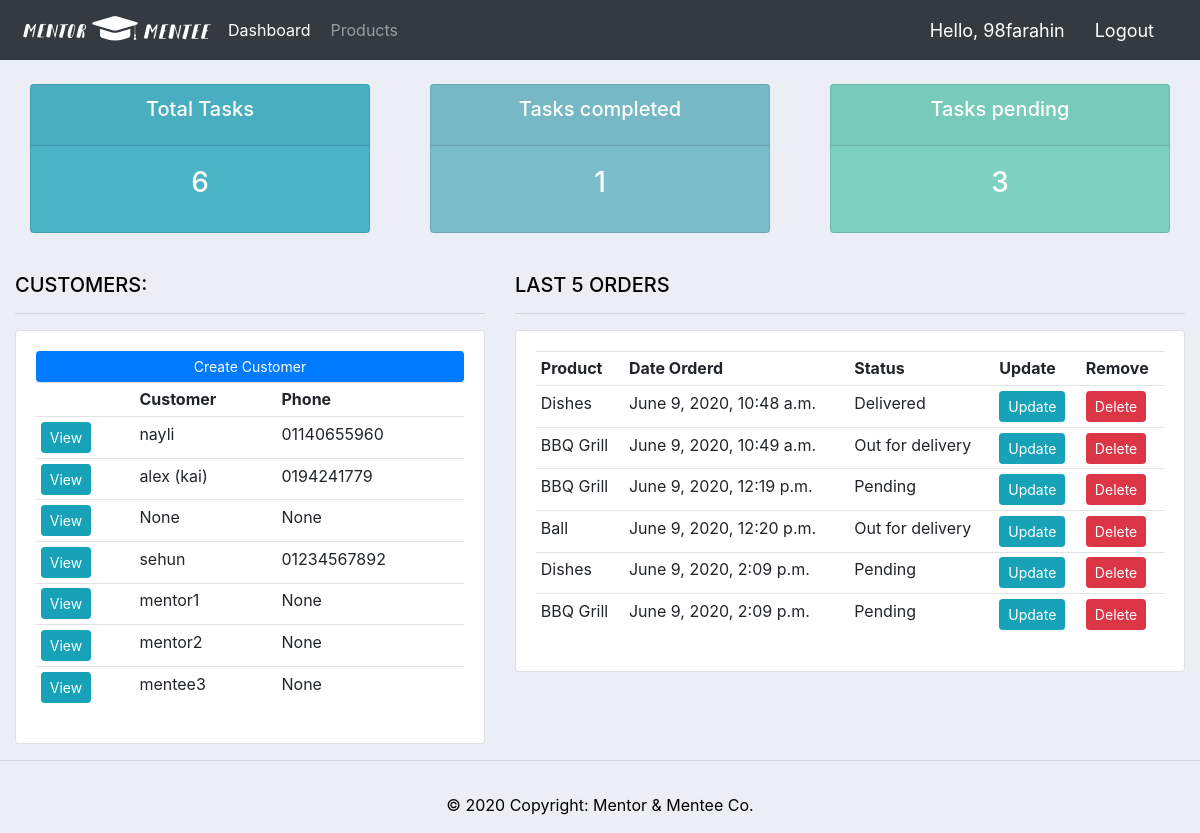
The app's page / (signed in) with its own data.
### accounts/models.py (models this page shows, shortened)
class Customer(models.Model):
	user = models.OneToOneField(User, null=True, blank=True, on_delete=models.CASCADE)
	name = models.CharField(max_length=200, null=True)
	phone = models.CharField(max_length=200, null=True)
	email = models.CharField(max_length=200, null=True)
	profile_pic = models.ImageField(default="profile1.jpg", null=True, blank=True)
	date_created = models.DateTimeField(auto_now_add=True, null=True)

class Order(models.Model):
	STATUS = (
			('Pending', 'Pending'),
			('Out for delivery', 'Out for delivery'),
			('Delivered', 'Delivered'),
			)
	customer = models.ForeignKey(Customer, null=True, on_delete=models.SET_NULL) #whenever customer is deleed, order still ada cuma null
	product = models.ForeignKey(Product, null=True, on_delete=models.SET_NULL)
	date_created = models.DateTimeField(auto_now_add=True, null=True)
	status = models.CharField(max_length=200, null=True, choices=STATUS)
	note = models.CharField(max_length=1000, null=True)

class Product(models.Model):
	CATEGORY = (
			('Indoor', 'Indoor'),
			('Out Door', 'Out Door'),
			)
	name = models.CharField(max_length=200, null=True)
	price = models.FloatField(null=True)
	category = models.CharField(max_length=200, null=True, choices=CATEGORY)
	description = models.CharField(max_length=200, null=True, blank=True)
	date_created = models.DateTimeField(auto_now_add=True, null=True)
	tags = models.ManyToManyField(Tag)
	def __str__(self):
		return self.name

### accounts/decorators.py (the view)
	def wrapper_function(request, *args, **kwargs):
		group = None
		if request.user.groups.exists():
			group = request.user.groups.all()[0].name
		if group == 'mentor':
			return redirect('mentor-page')
		if group == 'mentee':
			return redirect('mentee-page')
		if group == 'admin':
			return view_func(request, *args, **kwargs)

### accounts/views.py (called while the page is built)
@login_required(login_url='login')
@admin_only
def home(request):
	orders = Order.objects.all()
	customers = Customer.objects.all()
	total_customers = customers.count()
	total_orders = orders.count()
	delivered = orders.filter(status='Delivered').count()
	pending = orders.filter(status='Pending').count()
	context = {'orders': orders, 'customers': customers, 'total_orders': total_orders,
	'delivered': delivered, 'pending': pending}
	return render(request, 'accounts/dashboard.html', context)

### accounts/templates/accounts/dashboard.html
{% extends 'accounts/main.html' %}
{% block content %}
{% include 'accounts/status.html' %}
<br>
<div class="row">
    <div class="col-md-5">
        <h5>CUSTOMERS:</h5>
        <hr>
        <div class="card card-body">
            <a class="btn btn-primary  btn-sm btn-block" href="">Create Customer</a>
            <table class="table table-sm">
                <tr>
                    <th></th>
                    <th>Customer</th>
                    <th>Phone</th>
                </tr>
                {% for customer in customers %}
                    <tr>
                        <td><a class="btn btn-sm btn-info" href="{% url 'customer' customer.id %}">View</a></td>
                        <td>{{customer.name}}</td>
                        <td>{{customer.phone}}</td>
                    </tr>
                {% endfor %}
            </table>
        </div>
    </div>
    <div class="col-md-7">
        <h5>LAST 5 ORDERS</h5>
        <hr>
        <div class="card card-body">
            <table class="table table-sm">
                <tr>
                    <th>Product</th>
                    <th>Date Orderd</th>
                    <th>Status</th>
                    <th>Update</th>
                    <th>Remove</th>
                </tr>
                {% for order in orders %}
                <tr>
                    <td>{{order.product}}</td>
                    <td>{{order.date_created}}</td>
                    <td>{{order.status}}</td>
                    <td><a class="btn btn-sm btn-info" href="{% url 'update_order' order.id %}">Update</a></td>
                    <td><a class="btn btn-sm btn-danger" href="{% url 'delete_order' order.id %}">Delete</a></td>
                </tr>
                {% endfor %}
            </table>
        </div>
    </div>
</div>
{% endblock %}

### accounts/templates/accounts/main.html (shortened to what this page needs)
{% load static %}
<!DOCTYPE html>
<html>
<head>
	<link rel="stylesheet" href="https://stackpath.bootstrapcdn.com/bootstrap/4.3.1/css/bootstrap.min.css">
	<link rel="stylesheet" type="text/css" href="{% static '/css/main.css' %}">
	<link rel="stylesheet" type="text/css" href="{% static '/css/style.css' %}">
</head>
<body>
	{% include 'accounts/navbar.html' %}
	<div class="container-fluid">
	{% block content %}
	{% endblock %}
	</div>
	<hr>
	<footer class="page-footer font-small">
  	<div class="footer-copyright text-center py-3">© 2020 Copyright: Mentor & Mentee Co.
  	</div>
	</footer>
</body>
</html>

### accounts/templates/accounts/navbar.html (shortened to what this page needs)
{% load static %}
<nav class="navbar navbar-expand-lg navbar-dark bg-dark">
  <img src="{% static 'images/logo.png' %}">
 <div class="collapse navbar-collapse" id="navbarNav">
    <ul class="navbar-nav">
      {% if request.user.is_staff %}
      <li class="nav-item active">
        <a class="nav-link" style="padding: 10px;" href="{% url 'home' %}">Dashboard</a>
      </li>
      <li class="nav-item">
        <a class="nav-link" style="padding: 10px;" href="{% url 'products' %}">Products</a>
      </li>
      {% endif %}
    </ul>
  </div>
<span class="hello-msg">Hello, {{request.user}}</span>
<span><a class="hello-msg" href="{% url 'logout' %}">Logout</a></span>
</nav>

### accounts/templates/accounts/status.html
<br>
<div class="row">
	<div class="col">
		<div class="col-md">
			<div class="card text-center text-white  mb-3" id="total-tasks">
			  	<div class="card-header">
			  		<h5 class="card-title">Total Tasks</h5>
			  	</div>
			  	<div class="card-body">
			    	<h3 class="card-title">{{total_orders}}</h3>
			  	</div>
			</div>
		</div>
	</div>
	<div class="col">
		<div class="col-md">
			<div class="card text-center text-white  mb-3" id="tasks-completed">
			  	<div class="card-header">
			  		<h5 class="card-title">Tasks completed</h5>
			  	</div>
			  	<div class="card-body">
			    	<h3 class="card-title">{{delivered}}</h3>
			  	</div>
			</div>
		</div>
	</div>
	<div class="col">
		<div class="col-md">
			<div class="card text-center text-white  mb-3" id="tasks-pending">
			  	<div class="card-header">
			  		<h5 class="card-title">Tasks pending</h5>
			  	</div>
			  	<div class="card-body">
			    	<h3 class="card-title">{{pending}}</h3>
			  	</div>
			</div>
		</div>
	</div>
</div>

### static/css/main.css (style rules this page uses)
body { background-color: #ebeff5; }
#total-tasks { background-color: #4cb4c7; }
#tasks-completed { background-color: #7abecc; }
#tasks-pending { background-color: #7CD1C0; }
nav a { padding: 10px; }

### accounts/templates/accounts/main.html (style rules this page uses)
body { background-color: #ebeff5; color: black; overflow: scroll; }

### accounts/templates/accounts/navbar.html (style rules this page uses)
.hello-msg { font-size: 18px; color: #fff; margin-right: 20px; }

### records on screen
Customer: name "nayli", phone "01140655960"
Customer: name "alex (kai)", phone "0194241779"
Customer: name "None", phone "None"
Customer: name "sehun", phone "01234567892"
Customer: name "mentor1", phone "None"
Customer: name "mentor2", phone "None"
Customer: name "mentee3", phone "None"
Order: product "Dishes", date_created "June 9, 2020, 10:48 a.m.", status "Delivered"
Order: product "BBQ Grill", date_created "June 9, 2020, 10:49 a.m.", status "Out for delivery"
Order: product "BBQ Grill", date_created "June 9, 2020, 12:19 p.m.", status "Pending"
Order: product "Ball", date_created "June 9, 2020, 12:20 p.m.", status "Out for delivery"
Order: product "Dishes", date_created "June 9, 2020, 2:09 p.m.", status "Pending"
Order: product "BBQ Grill", date_created "June 9, 2020, 2:09 p.m.", status "Pending"

### other values on screen
{{ request.user }} "98farahin"
{{ total_orders }} "6"
{{ delivered }} "1"
{{ pending }} "3"
